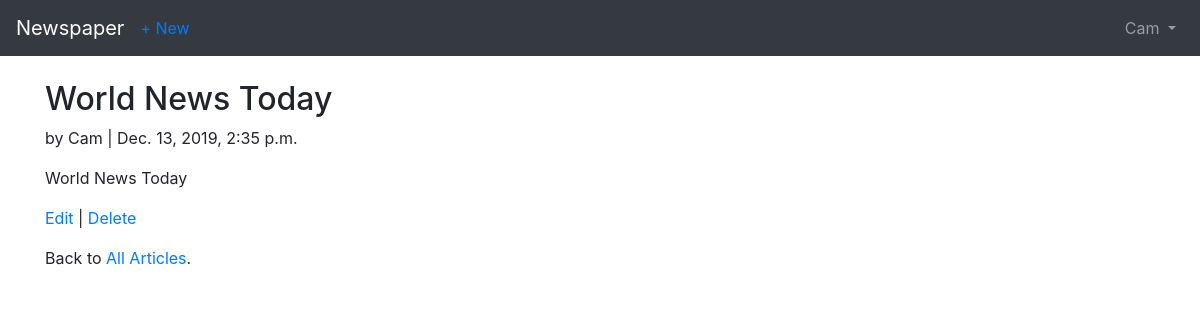
Page /articles/2/ (signed in) on the earlier database version.
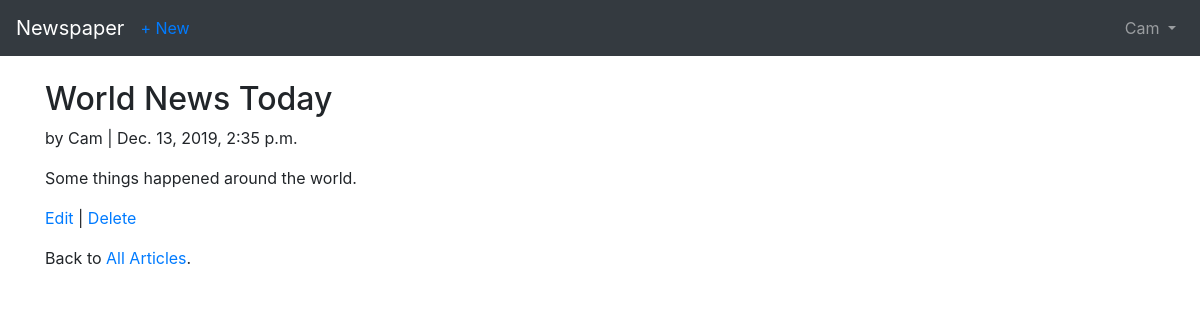
Same page on the later database version.
### articles/models.py (models this page shows, shortened)
class Article(models.Model):
    title = models.CharField(max_length=255)
    body = models.TextField()
    date = models.DateTimeField(auto_now_add=True)
    author = models.ForeignKey(
        get_user_model(),
        on_delete=models.CASCADE,
    )

### users/models.py (models this page shows)
class CustomUser(AbstractUser):
    age = models.PositiveIntegerField(null=True, blank=True)

### articles/views.py (the view)
# urls.py: path('<int:pk>/', ArticleDetailView.as_view(), name='article_detail'),
class ArticleDetailView(LoginRequiredMixin, DetailView):
    model = Article
    template_name = 'article_detail.html'
    login_url = 'login'

### templates/article_detail.html
{% extends 'base.html' %}
{% block content %}
<div class="article-entry">
  <h2>{{ object.title }}</h2>
    <p>by {{ object.author }} | {{ object.date }}</p>
    <p>{{ object.body }}</p>
  </div>
  <p><a href="{% url 'article_edit' article.pk %}">Edit</a> | <a href="{% url 'article_delete' article.pk %}">Delete</a></p>
  <p>Back to <a href="{% url 'article_list' %}">All Articles</a>.</p>
{% endblock content %}

Differences in the rows shown:
changed Article "World News Today": body "World News Today" → "Some things happened around the world."
